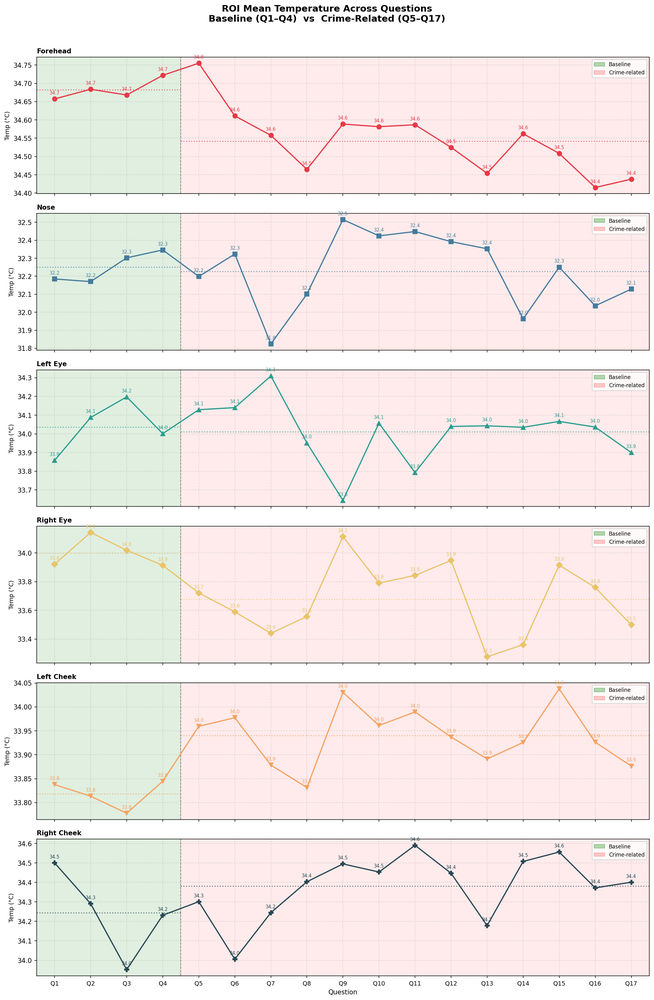
#> input picture clipping_interrogation/roi_means_across_questions.png, 654 x 1000 px, shrunk from 2085 x 3187 before the run, given in place of 61_passive_thermal.mpg, which was not available
$ python demo.py
#> lines starting #> are read from the running program, lines starting #| are printed output that depends on the picture; pictures that were not available may be replaced by others from this repository, and a replacement may not be noted
# import cv2
# import numpy as np

# # ============================================================
# # CLAHE (Create Once)
# # ============================================================

# clahe = cv2.createCLAHE(
#     clipLimit=2.0,
#     tileGridSize=(8, 8)
# )

# # ============================================================
# # GRAYSCALE ENHANCEMENT
# # ============================================================

# def transform_gray(gray):

#     # Contrast Stretch
#     stretched = cv2.normalize(
#         gray,
#         None,
#         0,
#         255,
#         cv2.NORM_MINMAX
#     )

#     # CLAHE
#     enhanced = clahe.apply(stretched)

#     # Gamma
#     gamma = (
#         np.power(enhanced / 255.0, 0.6) * 255
#     ).astype(np.uint8)

#     # Blur
#     blurred = cv2.GaussianBlur(
#         gamma,
#         (0, 0),
#         3
#     )

#     # Sharpen
#     sharpened = cv2.addWeighted(
#         gamma,
#         2,
#         blurred,
#         -1.5,
#         0
#     )

#     return sharpened


# # ============================================================
# # RGB ENHANCEMENT
# # (Apply enhancement only on L channel)
# # ============================================================

# def transform_rgb(rgb):

#     lab = cv2.cvtColor(rgb, cv2.COLOR_BGR2LAB)

#     l, a, b = cv2.split(lab)

#     l = transform_gray(l)

#     lab = cv2.merge((l, a, b))

#     rgb_enhanced = cv2.cvtColor(
#         lab,
#         cv2.COLOR_LAB2BGR
#     )

#     return rgb_enhanced


# # ============================================================
# # VIDEO
# # ============================================================

# video_path = r"D:\Tihar_thermal_data_Input\Sabarmati_sample_data\71_2026-07-15\02_Psychometric_Tests\71_HDRS_Thermal.mpg"

# cap = cv2.VideoCapture(video_path)

# while True:

#     ret, frame = cap.read()

#     if not ret:
#         break

#     # ---------------------------------------
#     # Original RGB
#     # ---------------------------------------
#     original_rgb = frame.copy()

#     # ---------------------------------------
#     # Original Gray
#     # ---------------------------------------
#     gray = cv2.cvtColor(
#         frame,
#         cv2.COLOR_BGR2GRAY
#     )

#     # ---------------------------------------
#     # Enhanced Gray
#     # ---------------------------------------
#     gray_transformed = transform_gray(gray)

#     # ---------------------------------------
#     # Enhanced RGB
#     # ---------------------------------------
#     rgb_transformed = transform_rgb(frame)

#     # ---------------------------------------
#     # Show
#     # ---------------------------------------

#     cv2.imshow("1. Original RGB", original_rgb)

#     cv2.imshow("2. Original Gray", gray)

#     cv2.imshow(
#         "3. Enhanced Gray",
#         gray_transformed
#     )

#     cv2.imshow(
#         "4. Enhanced RGB",
#         rgb_transformed
#     )

#     key = cv2.waitKey(25)

#     if key == ord('q'):
#         break

# cap.release()
# cv2.destroyAllWindows()

import cv2
import numpy as np

# ============================================================
# CLAHE
# ============================================================

clahe = cv2.createCLAHE(
    clipLimit=2.0,
    tileGridSize=(8, 8)
)

# ============================================================
# Dummy function for Trackbars
# ============================================================

def nothing(x):
    pass


# ============================================================
# Create Control Window
# ============================================================

cv2.namedWindow("Controls", cv2.WINDOW_NORMAL)

# alpha = value / 10
cv2.createTrackbar(
    "Contrast x10",
    "Controls",
    6,          # default = 1.2
    30,          # max = 3.0
    nothing
)

# beta
cv2.createTrackbar(
    "Brightness",
    "Controls",
    29,          # default = 0
    100,
    nothing
)


# ============================================================
# GRAYSCALE ENHANCEMENT
# ============================================================

def transform_gray(gray, alpha=1.2, beta=0):

    # --------------------------------------------------------
    # Brightness + Contrast
    # --------------------------------------------------------

    adjusted = cv2.convertScaleAbs(
        gray,
        alpha=alpha,
        beta=beta
    )

    # --------------------------------------------------------
    # Contrast Stretch
    # --------------------------------------------------------

    stretched = cv2.normalize(
        adjusted,
        None,
        0,
        255,
        cv2.NORM_MINMAX
    )

    # --------------------------------------------------------
    # CLAHE
    # --------------------------------------------------------

    enhanced = clahe.apply(stretched)

    # --------------------------------------------------------
    # Gamma Correction
    # --------------------------------------------------------

    gamma = (
        np.power(enhanced / 255.0, 0.6) * 255
    ).astype(np.uint8)

    # --------------------------------------------------------
    # Sharpen
    # --------------------------------------------------------

    blurred = cv2.GaussianBlur(
        gamma,
        (0, 0),
        3
    )

    sharpened = cv2.addWeighted(
        gamma,
        2,
        blurred,
        -1.5,
        0
    )

    return sharpened


# ============================================================
# RGB Enhancement
# ============================================================

def transform_rgb(rgb, alpha=1.2, beta=0):

    lab = cv2.cvtColor(
        rgb,
        cv2.COLOR_BGR2LAB
    )

    l, a, b = cv2.split(lab)

    l = transform_gray(
        l,
        alpha,
        beta
    )

    lab = cv2.merge((l, a, b))

    rgb_enhanced = cv2.cvtColor(
        lab,
        cv2.COLOR_LAB2BGR
    )

    return rgb_enhanced


# ============================================================
# VIDEO
# ============================================================

# video_path = r"D:\Tihar_thermal_data_Input\Sabarmati_sample_data\71_2026-07-15\02_Psychometric_Tests\71_HDRS_Thermal.mpg"
video_path = r"D:\Tihar_thermal_data_Input\Sabarmati_sample_data\61_2026-07-13\01_Passive_Profiling\61_passive_thermal.mpg"

cap = cv2.VideoCapture(video_path)

while True:

    ret, frame = cap.read()
#> frame is the input picture: shape (1000, 654, 3); mean B, G, R 232.1, 235, 243.5

    if not ret:
        break

    # --------------------------------------------------------
    # Read Trackbar Values
    # --------------------------------------------------------

    alpha = cv2.getTrackbarPos(
        "Contrast x10",
        "Controls"
    ) / 10.0

    beta = cv2.getTrackbarPos(
        "Brightness",
        "Controls"
    ) - 50

    # Prevent alpha = 0
    alpha = max(alpha, 0.1)

    # --------------------------------------------------------
    # Original Images
    # --------------------------------------------------------

    original_rgb = frame.copy()

    gray = cv2.cvtColor(
        frame,
        cv2.COLOR_BGR2GRAY
    )
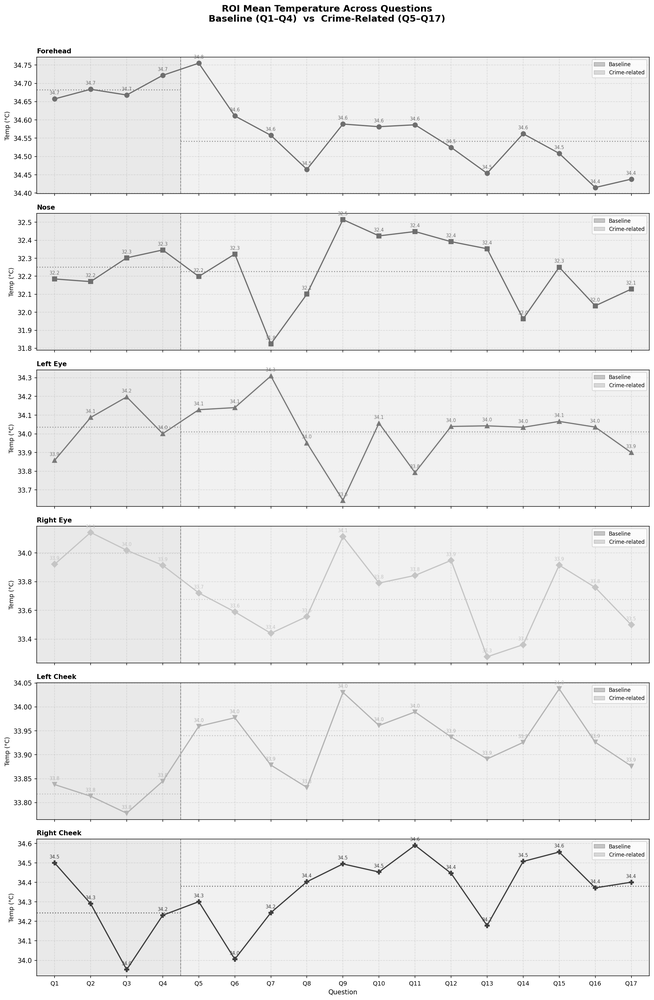
#> gray: shape (1000, 654); min 0, max 255, mean 237.2

    # --------------------------------------------------------
    # Enhanced Images
    # --------------------------------------------------------

    gray_transformed = transform_gray(
        gray,
        alpha,
        beta
    )
#> in transform_gray, `adjusted = cv2.convertScaleAbs( gray, alpha=alpha, beta=beta )`:
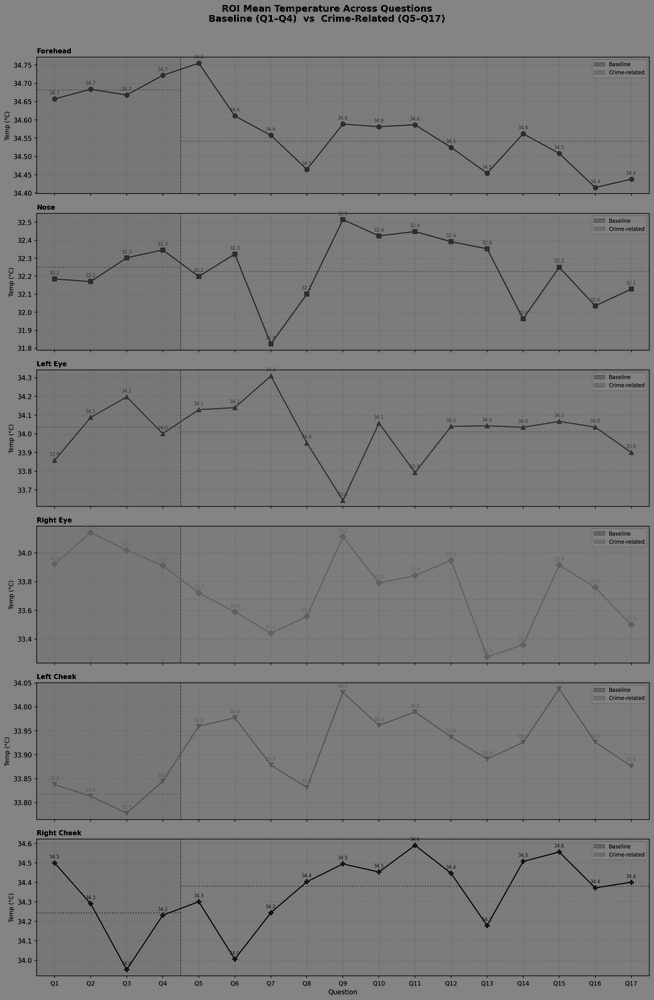
#> adjusted: shape (1000, 654); min 0, max 132, mean 121.5
#> in transform_gray, `enhanced = clahe.apply(stretched)`:
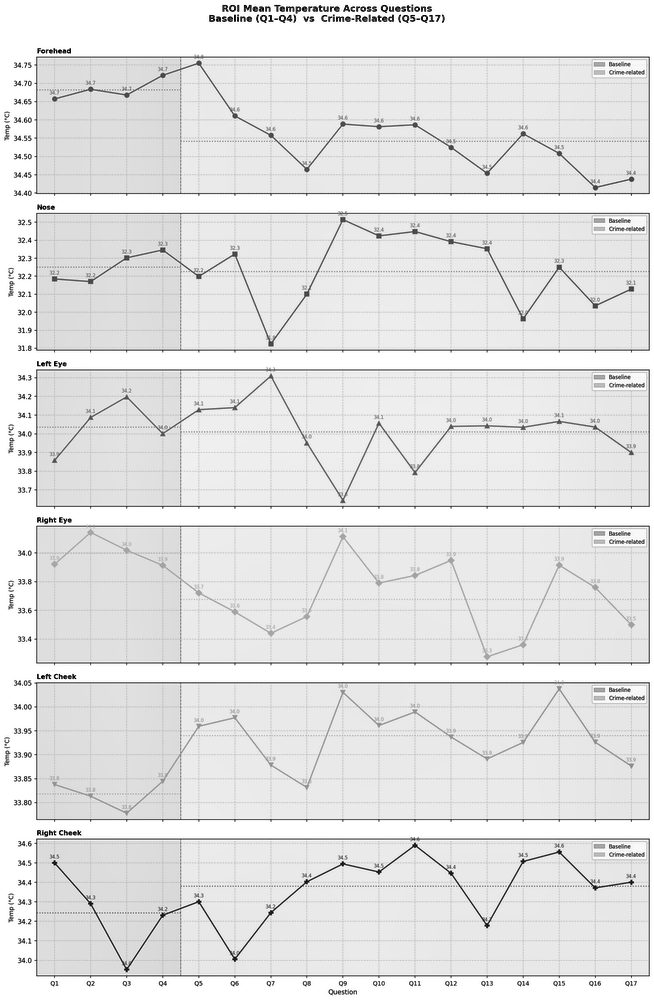
#> enhanced: shape (1000, 654); min 1, max 255, mean 228.3
#> in transform_gray, `blurred = cv2.GaussianBlur( gamma, (0, 0), 3 )`:
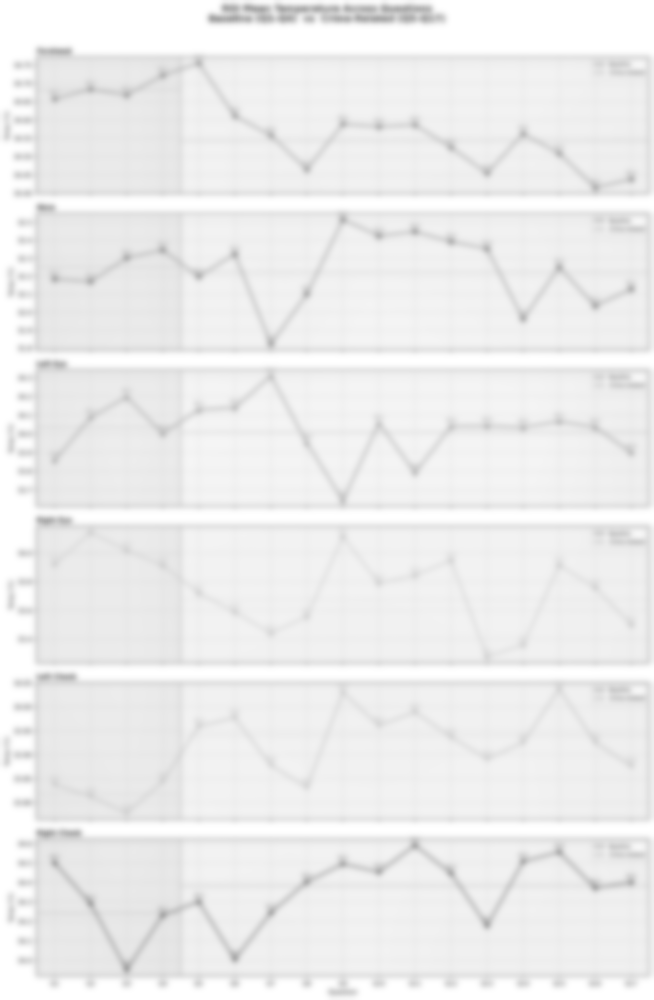
#> blurred: shape (1000, 654); min 168, max 255, mean 237.6
#> in transform_gray, `sharpened = cv2.addWeighted( gamma, 2, blurred, -1.5, 0 )`:
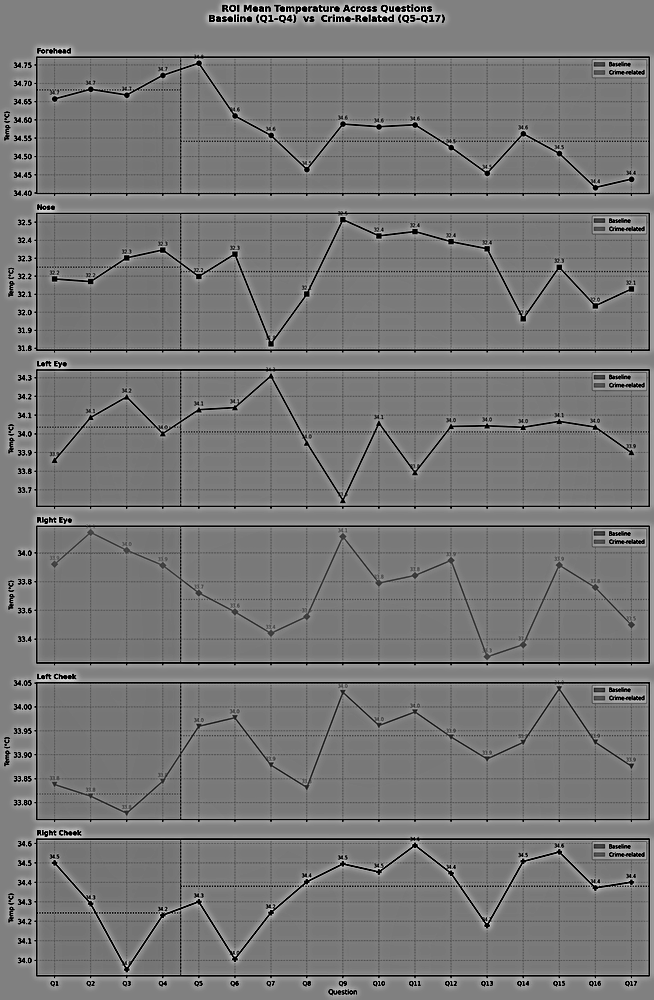
#> sharpened: shape (1000, 654); min 0, max 255, mean 120.4

    rgb_transformed = transform_rgb(
        frame,
        alpha,
        beta
    )
#> in transform_rgb, `lab = cv2.cvtColor( rgb, cv2.COLOR_BGR2LAB )`: lab: shape (1000, 654, 3); mean of channels 0, 1, 2 238.6, 130.5, 130.4
#> in transform_rgb, `l, a, b = cv2.split(lab)`:
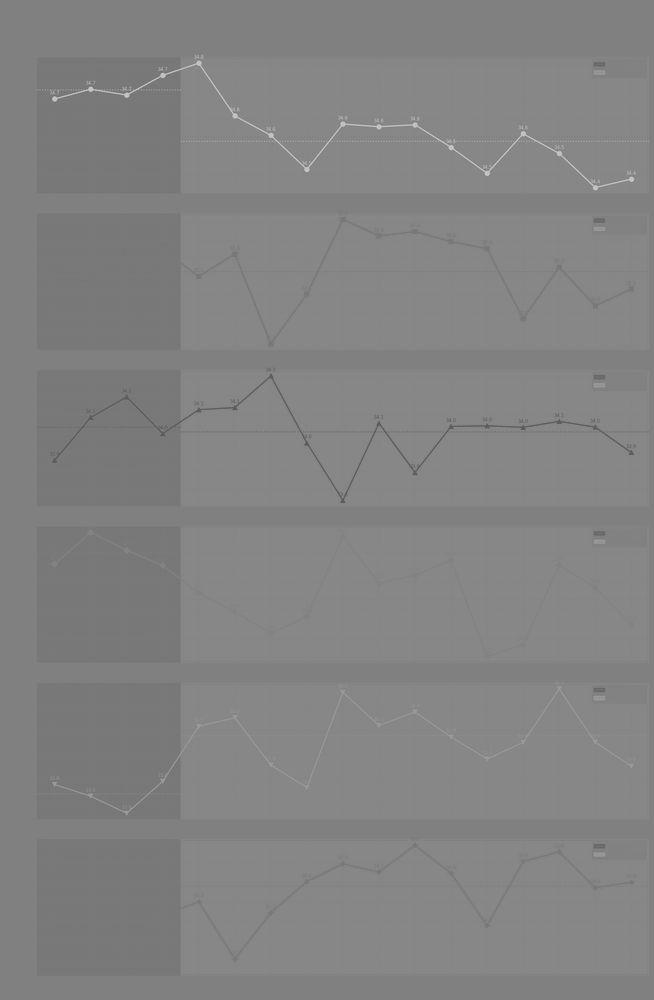
#> a: shape (1000, 654); min 92, max 198, mean 130.5
#> in transform_rgb, `lab = cv2.merge((l, a, b))`: lab: shape (1000, 654, 3); mean of channels 0, 1, 2 120.4, 130.5, 130.4

    # --------------------------------------------------------
    # Display Parameters
    # --------------------------------------------------------

    info = f"Alpha={alpha:.1f}  Beta={beta}"

    cv2.putText(
        gray_transformed,
        info,
        (20, 30),
        cv2.FONT_HERSHEY_SIMPLEX,
        0.8,
        255,
        2
    )

    cv2.putText(
        rgb_transformed,
        info,
        (20, 30),
        cv2.FONT_HERSHEY_SIMPLEX,
        0.8,
        (255, 255, 255),
        2
    )
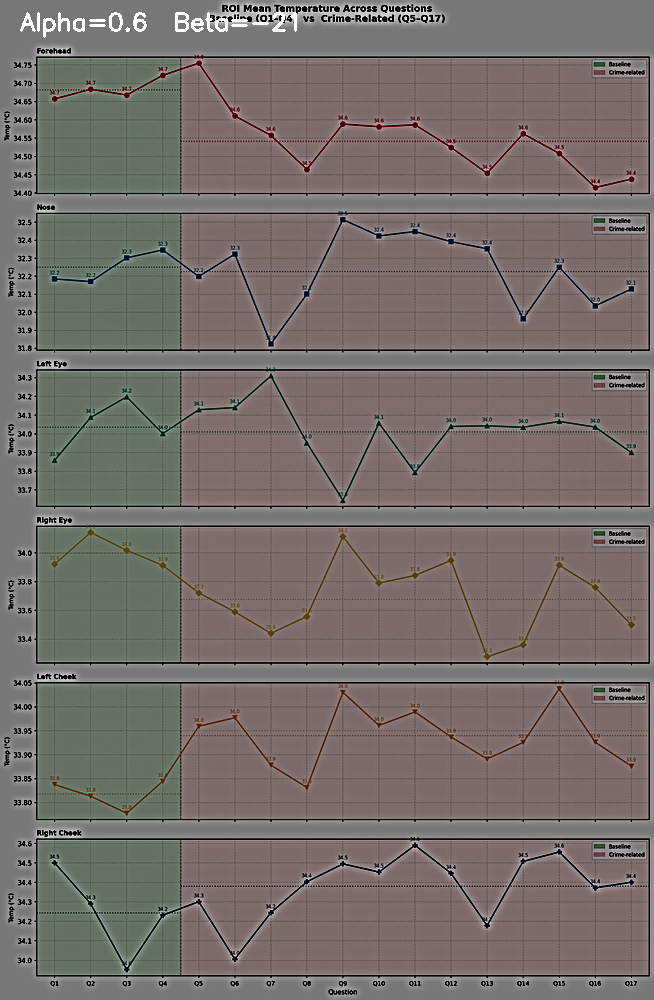
#> rgb_transformed: shape (1000, 654, 3); mean B, G, R 108.7, 110.9, 118.5

    # --------------------------------------------------------
    # Show Images
    # --------------------------------------------------------

    cv2.imshow(
        "1. Original RGB",
        original_rgb
    )

    cv2.imshow(
        "2. Original Gray",
        gray
    )

    cv2.imshow(
        "3. Enhanced Gray",
        gray_transformed
    )

    cv2.imshow(
        "4. Enhanced RGB",
        rgb_transformed
    )

    key = cv2.waitKey(25)
#> (key q is pressed here)

    if key == ord('q'):
        break

cap.release()
cv2.destroyAllWindows()
